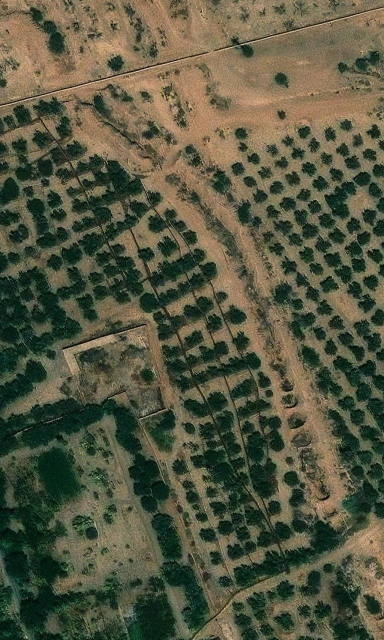
#> input picture left_parcel_raw.jpg, 768 x 1280 px, given in place of media_1794089884203_f011af2d.jpg, which was not available (shown at 1/2 size)
$ python generate_perfect_trees.py
#> lines starting #> are read from the running program, lines starting #| are printed output that depends on the picture; after the words box and inside, x2 and y2 are one past the last pixel; in counts of white or black regions, pixels touching at a corner belong together
import cv2
import numpy as np
import json

img_path = r"C:\Users\hp\.gemini\antigravity\brain\efcba61c-8b15-4e8d-9584-13f518d67dbd\.user_uploaded\media_1794089884203_f011af2d.jpg"
img = cv2.imread(img_path)
#> img is the input picture: shape (1280, 768, 3); mean B, G, R 65.1, 86.9, 85.8
if img is None:
    raise FileNotFoundError("Image not found")

h, w, c = img.shape
#> h = 1280; w = 768; c = 3
print(f"Loaded image: {w}x{h}")
#| Loaded image: 768x1280

# The 6 exact vertices on the user's drone image (pixel coordinates)
poly_pts = np.array([
    [38, 4],     # V1 (Top-Left 1)
    [50, 84],    # V2 (Top-Left 2)
    [355, 680],  # V3 (Bottom-Left)
    [480, 712],  # V4 (Bottom-Turn)
    [765, 560],  # V5 (Bottom-Right)
    [620, 0]     # V6 (Top-Right)
], np.int32)

# Corresponding GPS coordinates of the 6 vertices (WGS84 Haouz parcel)
# S1: 31.63443, -7.96600
# S2: 31.63455, -7.96602
# S3: 31.63470, -7.96565
# S4: 31.63474, -7.96504
# S5: 31.63320, -7.96456
# S6: 31.63290, -7.96521
gps_vertices = np.array([
    [31.63470, -7.96565], # S3
    [31.63455, -7.96602], # S2
    [31.63335, -7.96590], # S1
    [31.63290, -7.96521], # S6
    [31.63320, -7.96456], # S5
    [31.63474, -7.96504]  # S4
], dtype=np.float32)

# Compute Homography matrix for georeferencing
src_f = poly_pts.astype(np.float32)
H, _ = cv2.findHomography(src_f, gps_vertices)

p_mask = np.zeros((h, w), dtype=np.uint8)
cv2.fillPoly(p_mask, [poly_pts], 255)
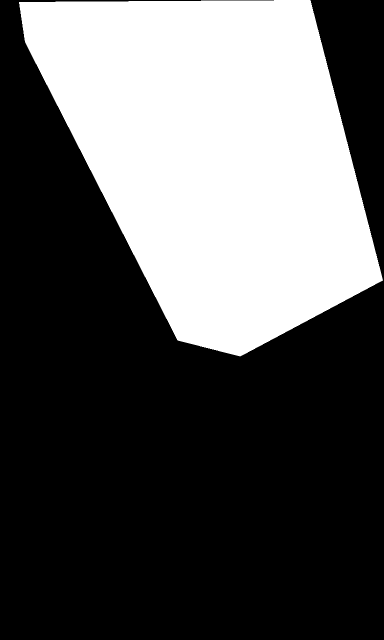
#> p_mask: shape (1280, 768) (shown at 1/2 size); 35.1% white; 1 white region, box (x1, y1, x2, y2) and area: (38, 0, 766, 713) 344649

gray = cv2.cvtColor(img, cv2.COLOR_BGR2GRAY)
hsv = cv2.cvtColor(img, cv2.COLOR_BGR2HSV)
#> hsv: shape (1280, 768, 3); mean H, S, V 40.4, 99.1, 94.3
b = img[:, :, 0].astype(np.float32)
g = img[:, :, 1].astype(np.float32)
r = img[:, :, 2].astype(np.float32)
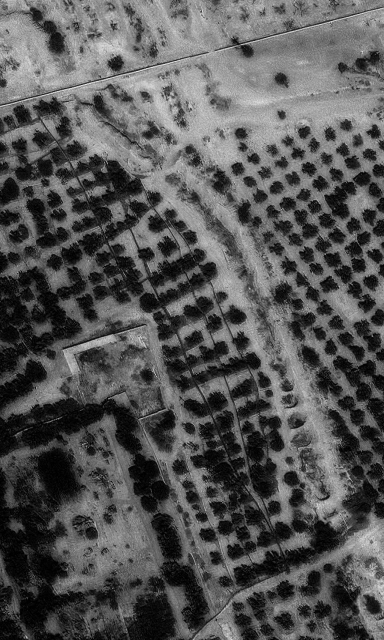
#> r: shape (1280, 768) float32 (shown at 1/2 size); min 0, max 255, mean 85.8

exg = 2.0 * g - r - b
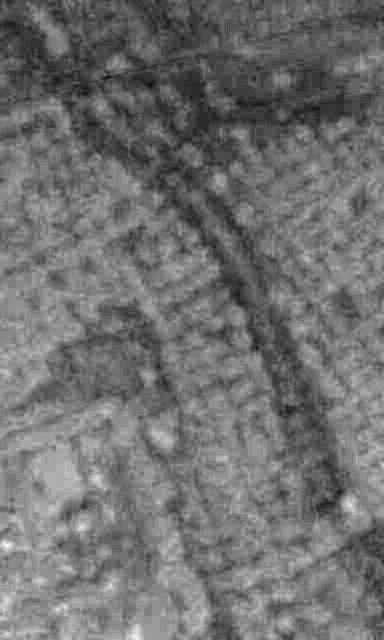
#> exg: shape (1280, 768) float32 (shown at 1/2 size); min -27, max 86, mean 22.8; drawn with min black and max white

# True olive foliage mask: dark canopy, olive hue, saturation
tree_mask = (gray < 92) & (hsv[:, :, 0] >= 22) & (hsv[:, :, 0] <= 85) & (hsv[:, :, 1] >= 32)
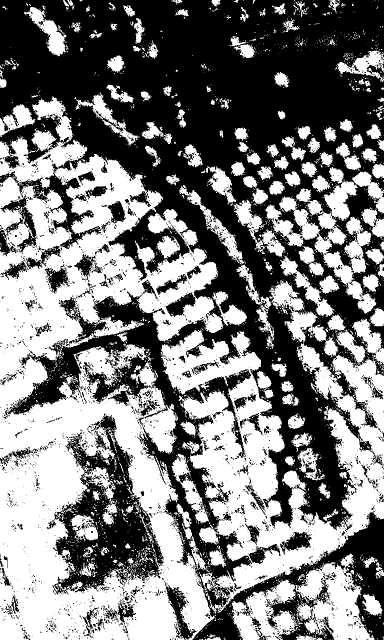
#> tree_mask: shape (1280, 768) bool (shown at 1/2 size); 49% white; 3412 white regions (3172 under 20 px), largest, box (x1, y1, x2, y2) and area: (0, 257, 447, 1280) 238119, (321, 659, 768, 1227) 103606, (530, 377, 753, 627) 14671
tree_mask = np.uint8(tree_mask * 255)
tree_mask = cv2.bitwise_and(tree_mask, tree_mask, mask=p_mask)
#> tree_mask: shape (1280, 768); 9.9% white; 925 white regions (816 under 20 px), largest, box (x1, y1, x2, y2) and area: (173, 308, 447, 671) 25574, (530, 377, 742, 593) 13632, (648, 334, 717, 442) 3504

kernel = cv2.getStructuringElement(cv2.MORPH_ELLIPSE, (5, 5))
opened = cv2.morphologyEx(tree_mask, cv2.MORPH_OPEN, kernel)
#> opened: shape (1280, 768); 8.2% white; 153 white regions (11 under 20 px), largest, box (x1, y1, x2, y2) and area: (291, 496, 435, 669) 10882, (175, 308, 324, 462) 8427, (649, 363, 713, 440) 2651
dist = cv2.distanceTransform(opened, cv2.DIST_L2, 5)

k_peak = cv2.getStructuringElement(cv2.MORPH_ELLIPSE, (23, 23))
dilated = cv2.dilate(dist, k_peak)
peaks = (dist == dilated) & (dist >= 5.0)
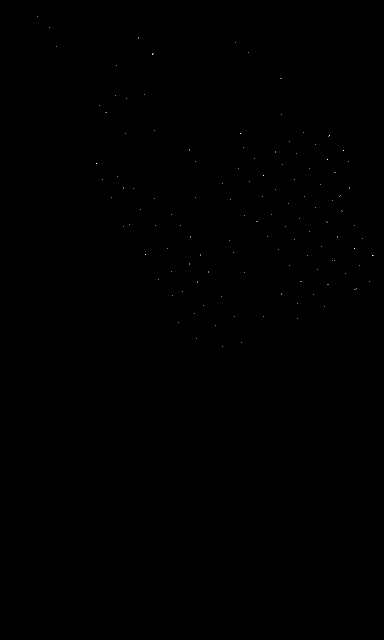
#> peaks: shape (1280, 768) bool (shown at 1/2 size); 0.02% white in thin lines or dots, all inside (x1, y1, x2, y2) = (74, 32, 747, 694)

_, _, _, centroids = cv2.connectedComponentsWithStats(np.uint8(peaks * 255))
#> centroids = 129 pairs, first value 74 to 745, second value 32 to 693
tree_centers = centroids[1:]
#> tree_centers = 128 pairs, first value 74 to 745, second value 32 to 693

trees = []
for cx, cy in tree_centers:
    cx, cy = int(round(cx)), int(round(cy))
    if cv2.pointPolygonTest(poly_pts, (float(cx), float(cy)), False) >= 0:
        too_close = False
        for mx, my, mbw, mbh in trees:
            if np.hypot(cx - mx, cy - my) < 24:
                too_close = True
                break
        if not too_close:
            lx, rx = cx, cx
            while lx > 0 and opened[cy, lx] > 0 and cx - lx < 36: lx -= 1
            while rx < w - 1 and opened[cy, rx] > 0 and rx - cx < 36: rx += 1

            uy, dy = cy, cy
            while uy > 0 and opened[uy, cx] > 0 and cy - uy < 36: uy -= 1
            while dy < h - 1 and opened[dy, cx] > 0 and dy - cy < 36: dy += 1

            bw = max(22, (rx - lx) + 4)
            bh = max(22, (dy - uy) + 4)
            bw = min(bw, int(bh * 1.35))
            bh = min(bh, int(bw * 1.35))
            trees.append((cx, cy, bw, bh))
#> this loop made 128 passes
#> (cx, cy, bw, bh) on passes 1, 2, 3, 4, 5, 6, 7, 9, 10, 11, 12, 14: (74, 32, 30, 35), (99, 54, 37, 33), (277, 76, 22, 26), (470, 85, 22, 22), (113, 92, 38, 50), (496, 105, 27, 31), (305, 108, 22, 22), (232, 131, 33, 33), (562, 156, 30, 29), (289, 189, 22, 22), (230, 191, 29, 22), (199, 211, 29, 39)
#> (cx, cy) on passes 8, 13, 15, 28, 39, 49: (307, 106), (252, 197), (212, 225), (550, 304), (671, 345), (267, 376)

trees.sort(key=lambda t: (t[1] // 35, t[0]))
print(f"Total True Olive Trees: {len(trees)}")
#| Total True Olive Trees: 113

exg_scores = []
for cx, cy, bw, bh in trees:
    x1 = max(0, cx - bw // 2)
    y1 = max(0, cy - bh // 2)
    x2 = min(w - 1, cx + bw // 2)
    y2 = min(h - 1, cy + bh // 2)
    patch = exg[y1:y2, x1:x2]
    exg_scores.append(float(np.mean(patch)))
#> this loop made 113 passes
#> (cx, cy, bw, bh) on passes 1 to 12: (74, 32, 30, 35), (99, 54, 37, 33), (113, 92, 38, 50), (277, 76, 22, 26), (470, 85, 22, 22), (232, 131, 33, 33), (305, 108, 22, 22), (496, 105, 27, 31), (562, 156, 30, 29), (230, 191, 29, 22), (289, 189, 22, 22), (199, 211, 29, 39)

p10 = np.percentile(exg_scores, 8)
p25 = np.percentile(exg_scores, 18)

trees_json = []
clean_annotated_img = img.copy()
cv2.polylines(clean_annotated_img, [poly_pts], True, (46, 125, 50), 3)
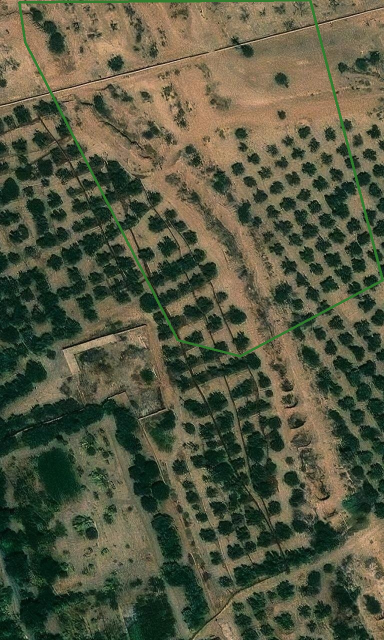
#> clean_annotated_img: shape (1280, 768, 3) (shown at 1/2 size); 1.17% of pixels changed, all inside (x1, y1, x2, y2) = (36, 0, 768, 715)

for idx, (cx, cy, bw, bh) in enumerate(trees, start=1):
    x1 = max(0, cx - bw // 2)
    y1 = max(0, cy - bh // 2)
    x2 = min(w - 1, cx + bw // 2)
    y2 = min(h - 1, cy + bh // 2)

    score = exg_scores[idx - 1]
    diam_m = round(float(max(bw, bh)) * 0.155, 1)

    if score > p25:
        health = "SAIN"
        color_bgr = (118, 230, 0)
        color_hex = "#00e676"
        conf = round(float(0.88 + min(0.09, (score - p25) * 0.005)), 2)
        diag = "Arbre vigoureux : Indice foliaire optimal, photosynthèse active."
        action = "Maintien de l'irrigation standard."
    elif score > p10:
        health = "STRESS"
        color_bgr = (0, 179, 255)
        color_hex = "#ffb300"
        conf = round(float(0.83 + np.random.uniform(0.01, 0.05)), 2)
        diag = "Stress hydrique ou carence minérale : Début de chlorose foliaire."
        action = "Vérifier le débit du goutte-à-goutte et apporter un engrais potassique."
    else:
        health = "SUSPECT"
        color_bgr = (82, 82, 255)
        color_hex = "#ff5252"
        conf = round(float(0.80 + np.random.uniform(0.01, 0.04)), 2)
        diag = "Suspicion pathologique : Flétrissement critique (risque Verticillium dahliae / Xylella)."
        action = "Prélèvement d'échantillons foliaires pour analyse PCR et isolement immédiat."

    if diam_m < 3.5:
        age_str = "4 ans (Jeune)"
        age_cat = "Jeune"
    elif diam_m > 6.2:
        age_str = f"{int(round(diam_m * 9.2))} ans (Centenaire)"
        age_cat = "Centenaire"
    else:
        age_str = f"{int(round(diam_m * 5.8))} ans (Adulte)"
        age_cat = "Adulte"

    # Precise GPS transformation via Homography matrix
    pt_px = np.array([[[float(cx), float(cy)]]], dtype=np.float32)
    pt_gps = cv2.perspectiveTransform(pt_px, H)[0][0]
    tree_lat = round(float(pt_gps[0]), 5)
    tree_lng = round(float(pt_gps[1]), 5)

    trees_json.append({
        "id": idx,
        "box": [int(x1), int(y1), int(x2), int(y2)],
        "bw": int(bw),
        "bh": int(bh),
        "cx": int(cx),
        "cy": int(cy),
        "lat": tree_lat,
        "lng": tree_lng,
        "diam": float(diam_m),
        "health": health,
        "diagnostic": diag,
        "action": action,
        "age": age_str,
        "age_cat": age_cat,
        "color": color_hex,
        "conf": float(conf)
    })

    cv2.rectangle(clean_annotated_img, (x1, y1), (x2, y2), color_bgr, 2)
    cv2.circle(clean_annotated_img, (cx, cy), 2, (255, 255, 255), -1)
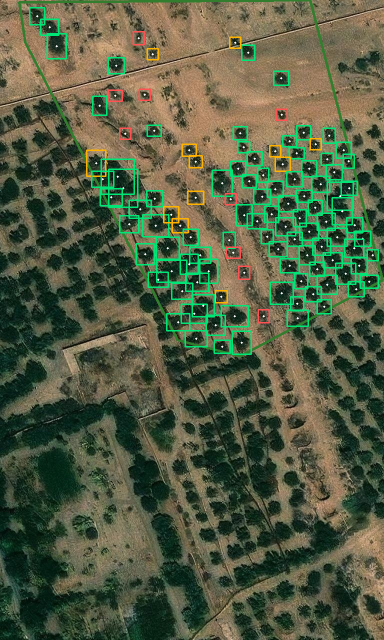
#> clean_annotated_img: shape (1280, 768, 3) (shown at 1/2 size); 4.43% of pixels changed, all inside (x1, y1, x2, y2) = (58, 14, 758, 710)

out_json = r"c:\Users\hp\Pictures\Olive-Project\frontend-react\detected_parcel_trees.json"
out_img = r"c:\Users\hp\Pictures\Olive-Project\frontend-react\detected_parcel_trees_boxes.jpg"

with open(out_json, "w", encoding="utf-8") as f:
    json.dump(trees_json, f, indent=2, ensure_ascii=False)

cv2.imwrite(out_img, clean_annotated_img)

sains = sum(1 for t in trees_json if t["health"] == "SAIN")
stress = sum(1 for t in trees_json if t["health"] == "STRESS")
susp = sum(1 for t in trees_json if t["health"] == "SUSPECT")

print(f"DONE! Generated {len(trees_json)} georeferenced trees:")
#| DONE! Generated 113 georeferenced trees:
print(f"  - Sains: {sains}")
#|   - Sains: 92
print(f"  - Stress: {stress}")
#|   - Stress: 12
print(f"  - Suspects: {susp}")
#|   - Suspects: 9

$ run again, on crop_vis_678.jpg
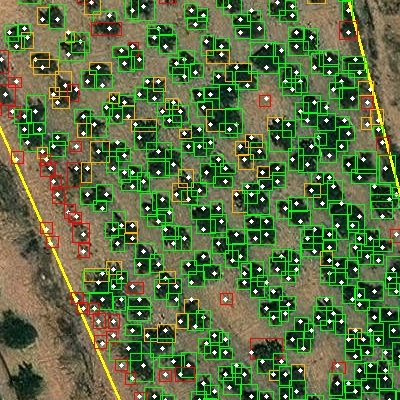
#> input picture crop_vis_678.jpg, 400 x 400 px, given in place of media_1794089884203_f011af2d.jpg, which was not available
#> img is the input picture: shape (400, 400, 3); mean B, G, R 66.3, 111.1, 91.6
#| Loaded image: 400x400
#> `cv2.fillPoly(p_mask, [poly_pts], 255)`:
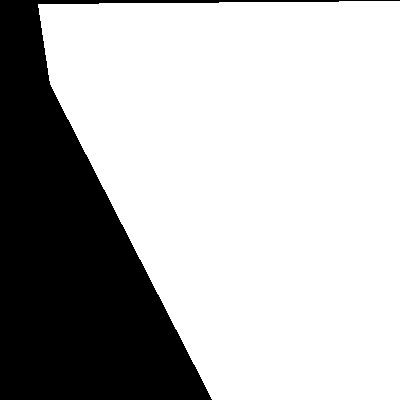
#> p_mask: shape (400, 400); 71.3% white; 1 black region, box (x1, y1, x2, y2) and area: (0, 0, 400, 400) 45965
#> hsv: shape (400, 400, 3); mean H, S, V 41.2, 126.2, 118.8
#> opened: shape (400, 400); 15.2% white; 372 white regions (53 under 20 px), largest, box (x1, y1, x2, y2) and area: (253, 341, 281, 359) 361, (220, 85, 238, 109) 302, (358, 282, 383, 300) 272
#> peaks: shape (400, 400) bool; 0.02% white in thin lines or dots, all inside (x1, y1, x2, y2) = (169, 40, 400, 353)
#> centroids = 21 rows, first 8: [199.5, 199.5], [169, 40], [399, 47], [260, 62], [241.5, 76], [225, 101.5], [346, 102], [219, 115]
#> tree_centers = 20 rows, first 8: [169, 40], [399, 47], [260, 62], [241.5, 76], [225, 101.5], [346, 102], [219, 115], [232, 116]
#> the loop `for cx, cy in tree_centers:` made 20 passes
#> (cx, cy, bw, bh) on passes 1, 2, 3, 5, 6, 9, 10, 11: (169, 40, 22, 22), (399, 47, 22, 22), (260, 62, 25, 22), (225, 102, 22, 28), (346, 102, 23, 25), (332, 136, 22, 22), (388, 176, 22, 22), (334, 194, 22, 22)
#> after the loop `for cx, cy in tree_centers:`: trees = 15 items, first 6: (169, 40, 22, 22), (399, 47, 22, 22), (260, 62, 25, 22), (225, 102, 22, 28), (346, 102, 23, 25), (332, 136, 22, 22)
#| Total True Olive Trees: 15
#> the loop `for cx, cy, bw, bh in trees:` made 15 passes
#> (cx, cy, bw, bh, x1, y1, x2, y2) on passes 1 to 8: (169, 40, 22, 22, 158, 29, 180, 51), (260, 62, 25, 22, 248, 51, 272, 73), (399, 47, 22, 22, 388, 36, 399, 58), (225, 102, 22, 28, 214, 88, 236, 116), (346, 102, 23, 25, 335, 90, 357, 114), (332, 136, 22, 22, 321, 125, 343, 147), (334, 194, 22, 22, 323, 183, 345, 205), (388, 176, 22, 22, 377, 165, 399, 187)
#> after the loop `for cx, cy, bw, bh in trees:`: exg_scores = [103.9, 82.75, 15.67, 78.1, 79.39, 100.4, 101.3, 124, 89.4, 114.2, 74.96, 62.37, 114.5, 102.7, 27.1]
#> p10 = 31.33
#> p25 = 68.92
#> the loop `for idx, (cx, cy, bw, bh) in enumerate(trees, start=1):` made 15 passes
#> after the loop `for idx, (cx, cy, bw, bh) in enumerate(trees, start=1):`:
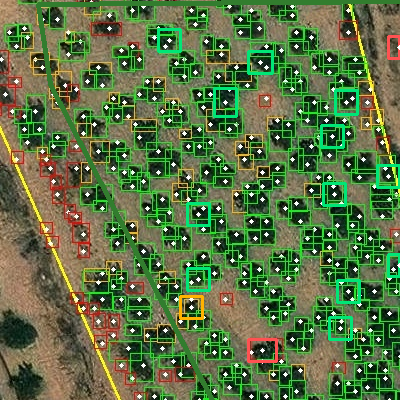
#> clean_annotated_img: shape (400, 400, 3); mean B, G, R 67.2, 114.2, 90.2
#> after the loop `for idx, (cx, cy, bw, bh) in enumerate(trees, start=1):`: trees_json = 15 items
#> sains = 12
#> stress = 1
#> susp = 2
#| DONE! Generated 15 georeferenced trees:
#|   - Sains: 12
#|   - Stress: 1
#|   - Suspects: 2
